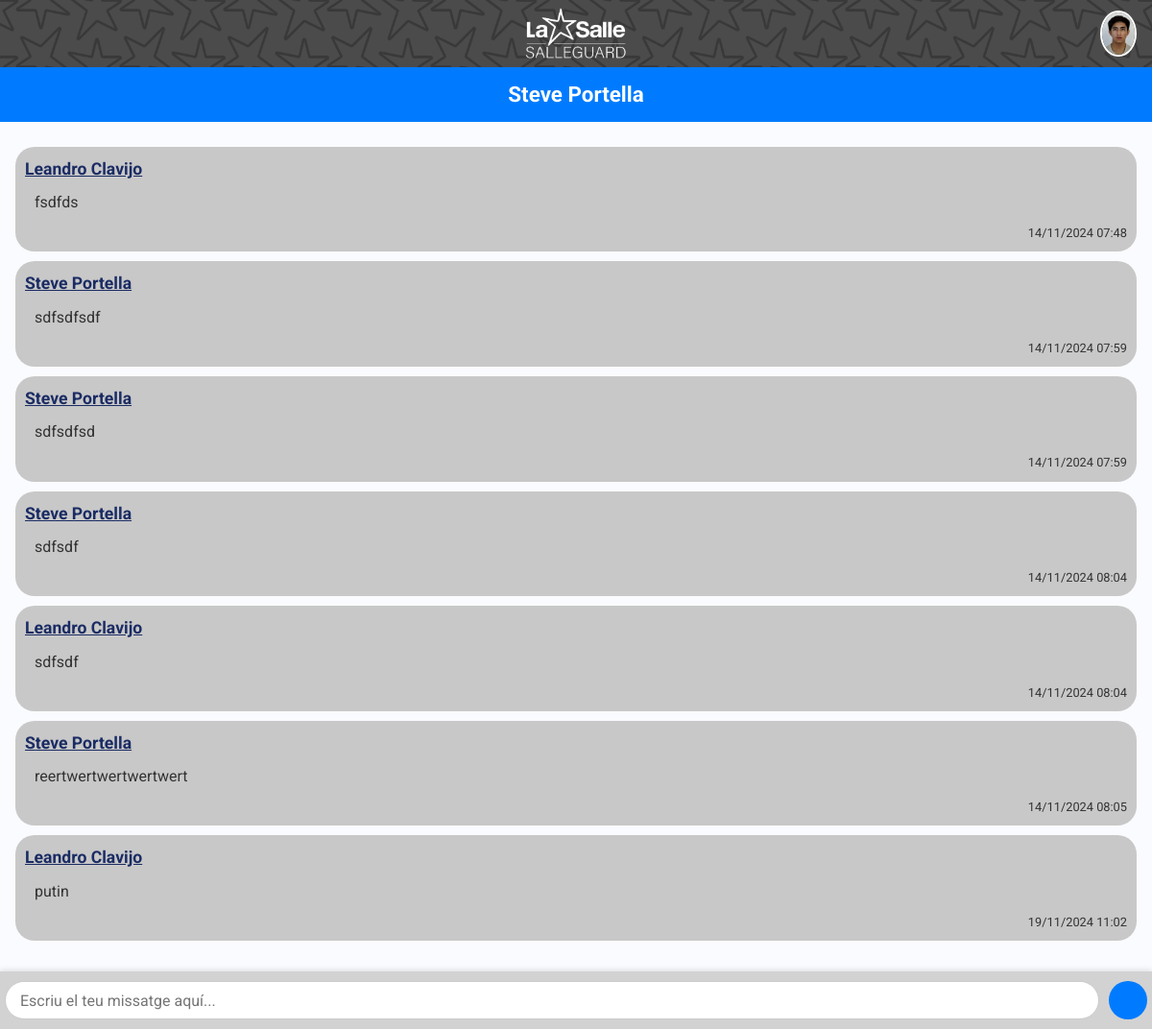
The page /index.php?controller=Login&method=xat_detall&xat_id=1 (signed in) on the database its author committed.
### tables this page shows
CREATE TABLE `missatges` (
  `id` int(11) NOT NULL,
  `grup_id` int(11) DEFAULT NULL,
  `xat_id` int(11) DEFAULT NULL,
  `usuari_id` int(11) DEFAULT NULL,
  `missatge` text DEFAULT NULL,
  `data` timestamp NOT NULL DEFAULT current_timestamp()
);

CREATE TABLE `usuaris` (
  `id` int(11) NOT NULL,
  `nom_cognoms` varchar(100) NOT NULL,
  `correu` varchar(100) NOT NULL,
  `contrasenya` varchar(255) NOT NULL,
  `telefon` varchar(20) DEFAULT NULL,
  `rol` enum('Professor','Tecnic','Admin') NOT NULL,
  `habilitat` tinyint(1) DEFAULT 1,
  `data_registre` timestamp NOT NULL DEFAULT current_timestamp(),
  `foto` text DEFAULT NULL
);

### app/views/xat/xat_detall.php (the view, shortened to what this page needs)
<?php
require_once 'app/models/connexio.php';
$usuari_id = $_SESSION['usuari'][0];
if (isset($_GET['xat_id'])) {
    $xat_id = $_GET['xat_id'];
    $query_conversant = "
    SELECT CASE
               WHEN x.usuari1_id = ? THEN u2.nom_cognoms
               ELSE u1.nom_cognoms
           END AS usuari_conversant
    FROM xats x
    JOIN usuaris u1 ON x.usuari1_id = u1.id
    JOIN usuaris u2 ON x.usuari2_id = u2.id
    WHERE x.id = ? AND (x.usuari1_id = ? OR x.usuari2_id = ?)
    ";
    $stmt = mysqli_prepare($conn, $query_conversant);
    mysqli_stmt_bind_param($stmt, 'iiii', $usuari_id, $xat_id, $usuari_id, $usuari_id);
    mysqli_stmt_execute($stmt);
    $result = mysqli_stmt_get_result($stmt);
    $conversant = mysqli_fetch_assoc($result);
    $query_missatges = "
        SELECT m.missatge, m.data, u.nom_cognoms
        FROM missatges m
        JOIN usuaris u ON m.usuari_id = u.id
        WHERE m.xat_id = $xat_id
        ORDER BY m.data ASC
    ";
    $resultat_missatges = mysqli_query($conn, $query_missatges);
}
?>
<?php include("app/views/layouts/header/header.php"); ?>
<link rel="stylesheet" href="public/css/styleXat.css">
<body>
    <div class="wrapper">
        <?php
        include("app/views/layouts/menu/menu.php");
        ?>
        <main class="main">
            <div class="fondo-xatamb">
                <h1><?php echo $conversant['usuari_conversant']; ?></h1>
            </div>
            <div class="p-3">
                <section class="missatges">
                    <?php if (mysqli_num_rows($resultat_missatges) > 0): ?>
                        <ul>
                            <?php while ($missatge = mysqli_fetch_assoc($resultat_missatges)): ?>
                                <li>
                                    <strong><?php echo $missatge['nom_cognoms']; ?></strong>
                                    <p><?php echo $missatge['missatge']; ?></p>
                                    <small><?php echo date("d/m/Y H:i", strtotime($missatge['data'])); ?></small>
                                </li>
                            <?php endwhile; ?>
                        </ul>
                    <?php else: ?>
                        <p>No hi ha missatges en aquest grup.</p>
                    <?php endif; ?>
                </section>
            </div>
            <section class="enviar-missatge">
                <form method="POST">
                    <textarea name="missatge" row="1" placeholder="Escriu el teu missatge aquí..." required></textarea>
                    <button type="submit">
                    </button>
                </form>
            </section>
        </main>
    </div>
</body>
</html>

### public/css/styleNav.css (style rules this page uses)
li { list-style: none; }
h1 { font-weight: 600; font-size: 1.5rem; }
body { font-family: 'Poppins', sans-serif; }
.wrapper { display: flex; }
.main { margin-top: 70px; min-height: calc(100vh - 70px); width: 100%; overflow: hidden; transition: all 0.35s ease-in-out; background-color: #fafbfe; }
button[type="submit"] { width: 100%; padding: 10px 15px; font-size: 16px; border: none; border-radius: 5px; background-color: #007bff; color: #ffffff; cursor: pointer; transition: background-color 0.3s; }

### public/css/styleXat.css (style rules this page uses)
:root { --salle_dark: #000000; --salle: #141414; --salle_light: #3e3e3e; --salle_extralight: #c8c8c8; --salle_darkblue: #1B2C64; --salle_blue: #334273; --salle_lightblue: #F0F8FF; }
body { font-family: 'Roboto', sans-serif; background: #f2f2f2; color: #333; margin: 0; padding: 0; }
.missatges p { border-bottom: 1px solid #ddd; padding: 5px 0; }
.fondo-xatamb { background-color: #007bff; width: 100%; display: flex; align-items: center; justify-content: center; flex-direction: column; position: relative; padding: 15px; }
.fondo-xatamb h1 { font-size: 1.4rem; font-weight: 700; color: white; margin: 0; }
ul { padding: 0; }
.missatges li { background-color: var(--salle_extralight); backdrop-filter: blur(5px); border-radius: 20px; padding: 10px; margin: 10px 0; display: flex; flex-direction: column; position: relative; }
.missatges li strong { color: var(--salle_darkblue); font-size: 1.1rem; text-decoration: underline; }
.missatges li p { margin: 0; padding: 10px; border-bottom: 0px solid var(--salle); }
.missatges li small { font-size: 0.8rem; font-weight: 400; align-self: flex-end; }
.enviar-missatge { background-color: rgb(210, 210, 210); width: 100%; height: auto; padding: 10px 5px; box-shadow: 0 -2px 5px rgba(0, 0, 0, 0.1); }
.enviar-missatge form { display: flex; gap: 10px; }
.enviar-missatge form textarea { width: calc(100% - 40px); height: 40px; padding: 5px 15px; border-radius: 100px; border: 1px solid #ccc; margin: 0; resize: none; font-size: 1rem; line-height: 30px; }
.enviar-missatge form button { width: 40px; height: 40px; background-color: #007bff; color: white; border: none; border-radius: 50%; cursor: pointer; font-size: 1rem; display: flex; justify-content: center; align-items: center; }

### rows shown on the page
missatges: usuari.nom_cognoms "Leandro Clavijo", missatge "fsdfds", data "14/11/2024 07:48"
missatges: usuari.nom_cognoms "Steve Portella", missatge "sdfsdfsdf", data "14/11/2024 07:59"
missatges: usuari.nom_cognoms "Steve Portella", missatge "sdfsdfsd", data "14/11/2024 07:59"
missatges: usuari.nom_cognoms "Steve Portella", missatge "sdfsdf", data "14/11/2024 08:04"
missatges: usuari.nom_cognoms "Leandro Clavijo", missatge "sdfsdf", data "14/11/2024 08:04"
missatges: usuari.nom_cognoms "Steve Portella", missatge "reertwertwertwertwert", data "14/11/2024 08:05"
missatges: usuari.nom_cognoms "Leandro Clavijo", missatge "putin", data "19/11/2024 11:02"

### other values the page prints
$conversant['usuari_conversant'] "Steve Portella"
